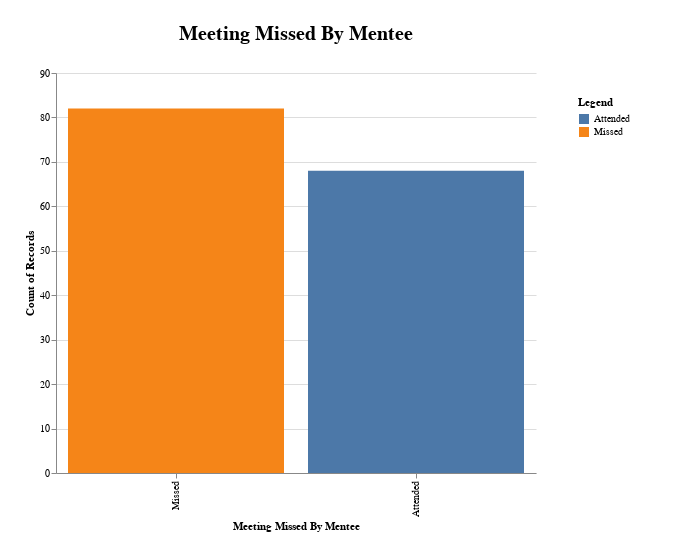

Write notebook code for a chart like this one.
### Code cell
meeting_chart(meetings_missed, 'meeting_missed_by_mentee', 'count(meeting_missed_by_mentee)')

### Figure 1 — Vega-Lite specification as saved in the notebook (floating-point values rounded to 4 significant figures; data arrays with more than 128 entries replaced by an {"elided": "..."} marker saying what was removed)
{"config": {"view": {"continuousWidth": 400, "continuousHeight": 300, "stroke": "#FFF"}, "legend": {"padding": 24}, "title": {"fontSize": 20, "offset": 24}}, "data": {"name": "data-263d9b4f640f36efaad8aff619695e6a"}, "mark": "bar", "encoding": {"color": {"field": "meeting_missed_by_mentee", "title": "Legend", "type": "nominal"}, "tooltip": [{"aggregate": "count", "field": "meeting_missed_by_mentee", "type": "nominal"}, {"field": "meeting_missed_by_mentee", "type": "nominal"}, {"aggregate": "count", "field": "meeting_missed_by_mentee", "type": "nominal"}], "x": {"field": "meeting_missed_by_mentee", "sort": "-y", "title": "Meeting Missed By Mentee", "type": "nominal"}, "y": {"aggregate": "count", "field": "meeting_missed_by_mentee", "type": "nominal"}}, "height": 400, "padding": 24, "title": "Meeting Missed By Mentee", "width": 480, "$schema": "https://vega.github.io/schema/vega-lite/v4.17.0.json", "datasets": {"data-263d9b4f640f36efaad8aff619695e6a": {"elided": "150 records"}}}
